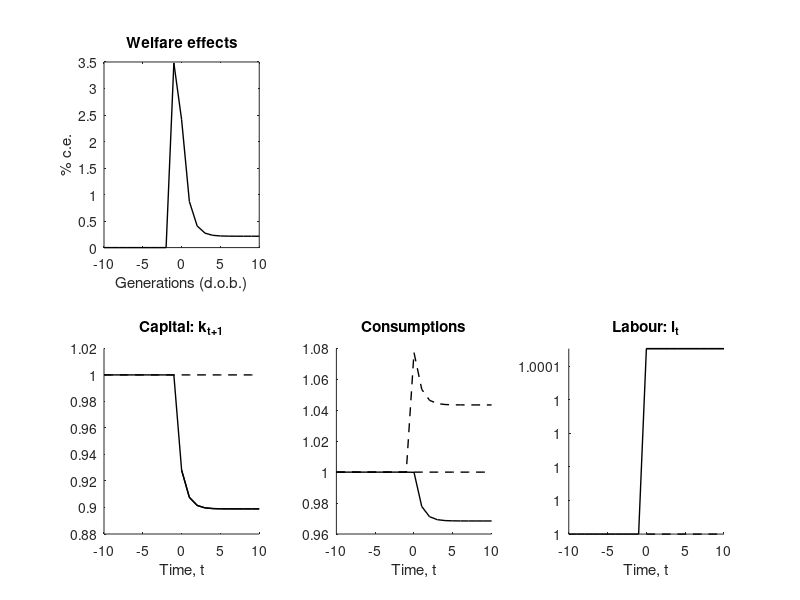
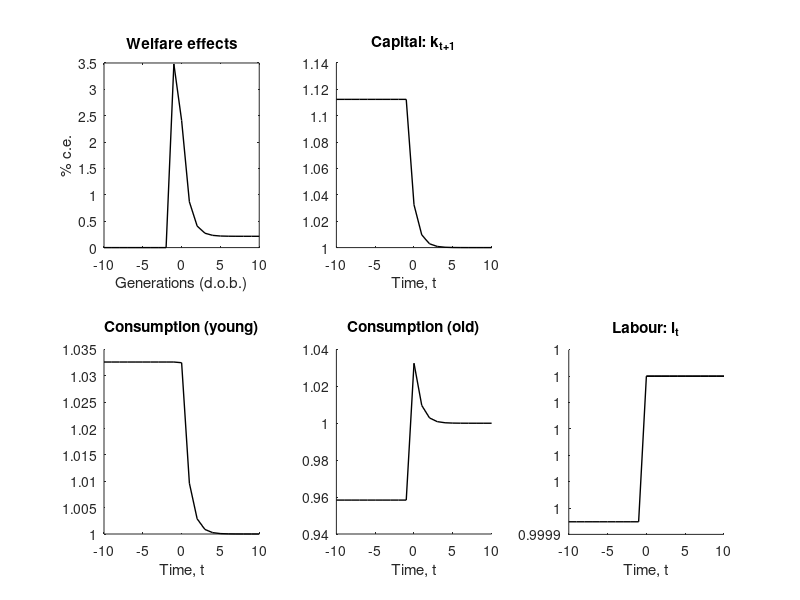

The MATLAB script that drew these images, in order:
%Pensions transition 2023. Last updated: April 16, 2024. 
%Written by M. Hatcher (m.c.hatcher@soton.ac.uk)

clear, clc, %close all

%Calibration
alpha = 0.30;
betta = 0.85;
chi = 2;
theta = 4;
omega = 0.995;
n = 0.05;

%Other parameters
T0 = 20; T_pre = 10;
T = 1e5;
T_plot = 30;

%Steady state (planner)
lss = ( (1+betta/omega)*(1-alpha)/ (theta*(1-alpha*omega)) )^(1/(1+chi)); 
kss = (alpha*omega*(1+n)^(-alpha))^(1/(1-alpha))*lss;
yss = (kss/(1+n))^alpha*lss^(1-alpha);
cyss = omega/(betta + omega)*(1-alpha*omega)*yss;
coss = betta*(1+n)/omega*cyss;
betta_crit = alpha*omega/(1-alpha*(1+omega));

%Initial values
k_init = 1.2*kss;
lstar = lss;
A = ones(T+1,1);
tau_c = 0;  %see below
tau_p = 0; %see below
betta_hat = betta*alpha / ( alpha + (1-alpha)*tau_p + (1-alpha*omega)*tau_c );
l = ( (1+betta_hat)/theta )^(1/(1+chi));
l1 = ( (1+betta) / theta )^(1/(1+chi));

%Post transtion
tau_p1 = ( betta*(1-alpha) - alpha*omega*(1+betta) )/ ( betta*(1-alpha) - alpha*omega*(1-omega) );
tau_c1 = -tau_p1;
betta_hat1 = betta*alpha / ( alpha + (1-alpha)*tau_p1 + (1-alpha*omega)*tau_c1 );
l_new = ( (1+betta_hat1)/theta )^(1/(1+chi));

%Initial matrices
ystar = NaN(T,1); labstar = ystar; cystar = ystar; costar = ystar; kstar = ystar; ystar_prime = ystar; 
costar_prime = ystar; Ustar = ystar; Vstar = Ustar; y = ystar; cy = ystar; co = ystar; k = ystar; 
y_prime = ystar; co_prime = ystar; U = ystar; V = U; lambda = U; lab = U;
y1 = U; cy1 = U; co1 = U; k1 = U; y1_prime = U; co1_prime = U; U1 = U; V1 = U; lab1 = U;

%-------------------
%Planner solution
%-------------------

ystar(1) = A(1)*(k_init/(1+n))^alpha*lstar^(1-alpha);

labstar(1) = lstar;

cystar(1) = omega/(betta+omega)*(1-alpha*omega)*ystar(1);

costar(1) = betta/omega*(1+n)*cystar(1);

U_init_star = betta*log(costar(1));

kstar(1) = alpha*omega*ystar(1);

ystar_prime(1) = A(2)*(kstar(1)/(1+n))^alpha*lstar^(1-alpha);

costar_prime(1) = betta*(1+n)/(betta+omega)*(1-alpha*omega)*ystar_prime(1);

Ustar(1) = log(cystar(1)) + betta*log(costar_prime(1)) - (theta/(1+chi))*lstar^(1+chi);

Vstar(1) = Ustar(1); 

%-----------------------
%Decentralized economy
%-----------------------

y(1) = A(1)*(k_init/(1+n))^alpha*l^(1-alpha);

lab(1) = l;

k(1) = betta_hat*(1-alpha)*(1-tau_p)/(1+betta_hat)*y(1);

cy(1) = k(1)/( betta_hat*(1+tau_c) );

co(1) = (alpha + (1-alpha)*tau_p + (1-alpha*omega)*tau_c )*(1+n)/(1+tau_c)*y(1);

U_init = betta*log(co(1));

y_prime(1) = A(2)*(k(1)/(1+n))^alpha*l^(1-alpha);

co_prime(1) = (alpha + (1-alpha)*tau_p + (1-alpha*omega)*tau_c )*(1+n)/(1+tau_c)*y_prime(1);

U(1) = log(cy(1)) + betta*log(co_prime(1)) - (theta/(1+chi))*l^(1+chi);

V(1) = U(1);

%-----------------------
%Laissez faire
%-----------------------

y1(1) = A(1)*(k_init/(1+n))^alpha*l1^(1-alpha);

lab1(1) = l1;

k1(1) = betta/(1+betta)*(1-alpha)*y1(1);

cy1(1) = k1(1)/betta;

co1(1) = alpha*(1+n)*y1(1);

U1_init = betta*log(co1(1));

y1_prime(1) = A(2)*(k1(1)/(1+n))^alpha*l1^(1-alpha);

co1_prime(1) = alpha*(1+n)*y1_prime(1);

U1(1) = log(cy1(1)) + betta*log(co1_prime(1)) - (theta/(1+chi))*l1^(1+chi);

V1(1) = U1(1);

%-------------------
%Simulation loop
%-------------------

    for t=2:T

        %----------------------
        %Dcentralized economy
        %----------------------

        lab(t) = l;

        y(t) = A(t)*(k(t-1)/(1+n))^alpha*l^(1-alpha); 

        k(t) = betta_hat*(1-alpha)*(1-tau_p)/(1+betta_hat)*y(t);

        cy(t) = k(t)/( betta_hat*(1+tau_c) );

        co(t) = (alpha + (1-alpha)*tau_p + (1-alpha*omega)*tau_c)*(1+n)/(1+tau_c)*y(t);

        y_prime(t) = A(t+1)*(k(t)/(1+n))^alpha*l^(1-alpha);

        co_prime(t) = (alpha + (1-alpha)*tau_p + (1-alpha*omega)*tau_c)*(1+n)/(1+tau_c)*y_prime(t);

        U(t) = log(cy(t)) + betta*log(co_prime(t)) - (theta/(1+chi))*l^(1+chi);

        V(t) = omega^(t-1)*U(t);

        if t >= T0

            lab(t) = l_new;

            y(t) = A(t)*(k(t-1)/(1+n))^alpha*l_new^(1-alpha);

            k(t) = betta_hat1*(1-alpha)*(1-tau_p1)/(1+betta_hat1)*y(t);

            cy(t) = k(t)/( betta_hat1*(1+tau_c1) );

            co(t) = (alpha + (1-alpha)*tau_p1 + (1-alpha*omega)*tau_c1)*(1+n)/(1+tau_c1)*y(t);

            y_prime(t) = A(t+1)*(k(t)/(1+n))^alpha*l_new^(1-alpha);

            co_prime(t) = (alpha + (1-alpha)*tau_p1 + (1-alpha*omega)*tau_c1)*(1+n)/(1+tau_c1)*y_prime(t);

            U(t) = log(cy(t)) + betta*log(co_prime(t)) - (theta/(1+chi))*l_new^(1+chi);

            V(t) = omega^(t-1)*U(t);

            if t==T0
                U_init0 = betta*log( (alpha + (1-alpha)*tau_p1 + (1-alpha*omega)*tau_c1)*(1+n)/(1+tau_c1)*y(T0) ); 
            end

        end

        %-----------------------
        %Laissez faire
        %-----------------------

        y1(t) = A(t)*(k1(t-1)/(1+n))^alpha*l1^(1-alpha);

        lab1(t) = l1;

        k1(t) = betta/(1+betta)*(1-alpha)*y1(t);

        cy1(t) = k1(t)/betta;

        co1(t) = alpha*(1+n)*y1(t);

        y1_prime(t) = A(t+1)*(k1(t)/(1+n))^alpha*l1^(1-alpha);

        co1_prime(t) = alpha*(1+n)*y1_prime(t);
        
        U1(t) = log(cy1(t)) + betta*log(co1_prime(t)) - (theta/(1+chi))*l1^(1+chi);

        V1(t) = omega^(t-1)*U1(t);

        if t==T0
            U1_init0 = betta*log( (alpha)*(1+n)*y1(T0) );
        end

        %---------
        %Planner
        %---------

        ystar(t) = A(t)*(kstar(t-1)/(1+n))^alpha*lstar^(1-alpha);

        labstar(t) = lstar;

        cystar(t) = omega/(betta+omega)*(1-alpha*omega)*ystar(t);

        costar(t) = betta/omega*(1+n)*cystar(t);

        kstar(t) = alpha*omega*ystar(t);

        if t==T0-1
            kstar(t) = k(t);
        end

        ystar_prime(t) = A(t+1)*(kstar(t)/(1+n))^alpha*lstar^(1-alpha);

        costar_prime(t) = betta*(1+n)/(betta+omega)*(1-alpha*omega)*ystar_prime(t);

        Ustar(t) = log(cystar(t)) + betta*log(costar_prime(t)) - (theta/(1+chi))*lstar^(1+chi);

        Vstar(t) = omega^(t-1)*Ustar(t);

        if t==T0
            Ustar_init0 = betta*log( betta*(1+n)/(betta+omega)*(1-alpha*omega)*ystar(T0) );
        end

    end
        
%--------------------
%Welfare analysis
%--------------------
lambda_init0 = 100*( exp( (U_init0-U1_init0)/(1+betta) ) -1);
        
    for t=1:T
        
        lambda(t) = 100*( exp( (U(t)-U1(t))/(1+betta) ) -1);
    end

%---------
%Checks
%---------
Wstar = Ustar_init0/omega + sum(Vstar(T0:end)); 
W = U_init0/omega + sum(V(T0:end)); 

gap = Wstar - W
kstar(end) - kss
max(abs(kstar(T0-1:end) - k(T0-1:end)))

%---------
%Plots
%---------
Welfare = [lambda(T0-(T_pre-1):T0-1); lambda_init0; lambda(T0:T_plot)];
Time = [-T_pre:T_plot-T0];
set(0,'DefaultLineLineWidth',1)
lab1_plot = lab1; labstar_plot = labstar; kstar_plot = kstar; cy1_plot = cy1; k1_plot = k1;
lab1_plot(T0-T_pre:T0-1) = NaN; labstar_plot(T0-T_pre:T0-1) = NaN;  kstar_plot(T0-T_pre:T0-1) = NaN; 
%cy1_plot(T0-T_pre:T0-1) = NaN; k1_plot(T0-T_pre:T0-1) = NaN;

figure(1)
subplot(2,3,1), plot(Time,Welfare,'k'), title('Welfare effects'), xlabel('Generations (d.o.b.)'), ylabel('% c.e.') 
subplot(2,3,4), hold on, plot(Time,kstar_plot(T0-T_pre:T_plot)/k1(T0),'k'), plot(Time,k(T0-T_pre:T_plot)/k1(T0),'k'), plot(Time,k1_plot(T0-T_pre:T_plot)/k1(T0),'--k'), 
title('Capital: k_{t+1}'), xlabel('Time, t') 
subplot(2,3,5), hold on, plot(Time,cy(T0-T_pre:T_plot)/cy1(T0),'k'), plot(Time,co(T0-T_pre:T_plot)/co1(T0),'--k'), plot(Time,cy1_plot(T0-T_pre:T_plot)/cy1(T0),'--k'), 
title('Consumptions'), xlabel('Time, t') 
subplot(2,3,6), hold on, plot(Time,labstar_plot(T0-T_pre:T_plot)/l1,'k'), plot(Time,lab(T0-T_pre:T_plot)/l1,'k'), plot(Time,lab1_plot(T0-T_pre:T_plot)/l1,'--k'), 
title('Labour: l_t'), xlabel('Time, t'), axis([-inf,inf,-inf,inf]) 

figure(2)
subplot(2,3,1), plot(Time,Welfare,'k'), title('Welfare effects'), xlabel('Generations (d.o.b.)'), ylabel('% c.e.'), hold on,
subplot(2,3,2), hold on, plot(Time,k(T0-T_pre:T_plot)/kstar(end),'k'), %plot(Time,kstar_plot(T0-T_pre:T_plot)/kstar(end),'k')
title('Capital: k_{t+1}'), xlabel('Time, t'), hold on
subplot(2,3,4), hold on, plot(Time,cy(T0-T_pre:T_plot)/cystar(end),'k'), title('Consumption (young)'), xlabel('Time, t') 
subplot(2,3,5), hold on, plot(Time,co(T0-T_pre:T_plot)/costar(end),'k'), title('Consumption (old)'), xlabel('Time, t') 
subplot(2,3,6), hold on, plot(Time,labstar_plot(T0-T_pre:T_plot)/lstar,'k'), plot(Time,lab(T0-T_pre:T_plot)/lstar,'k'), 
title('Labour: l_t'), xlabel('Time, t'), %axis([-inf,inf,-inf,inf]) 

